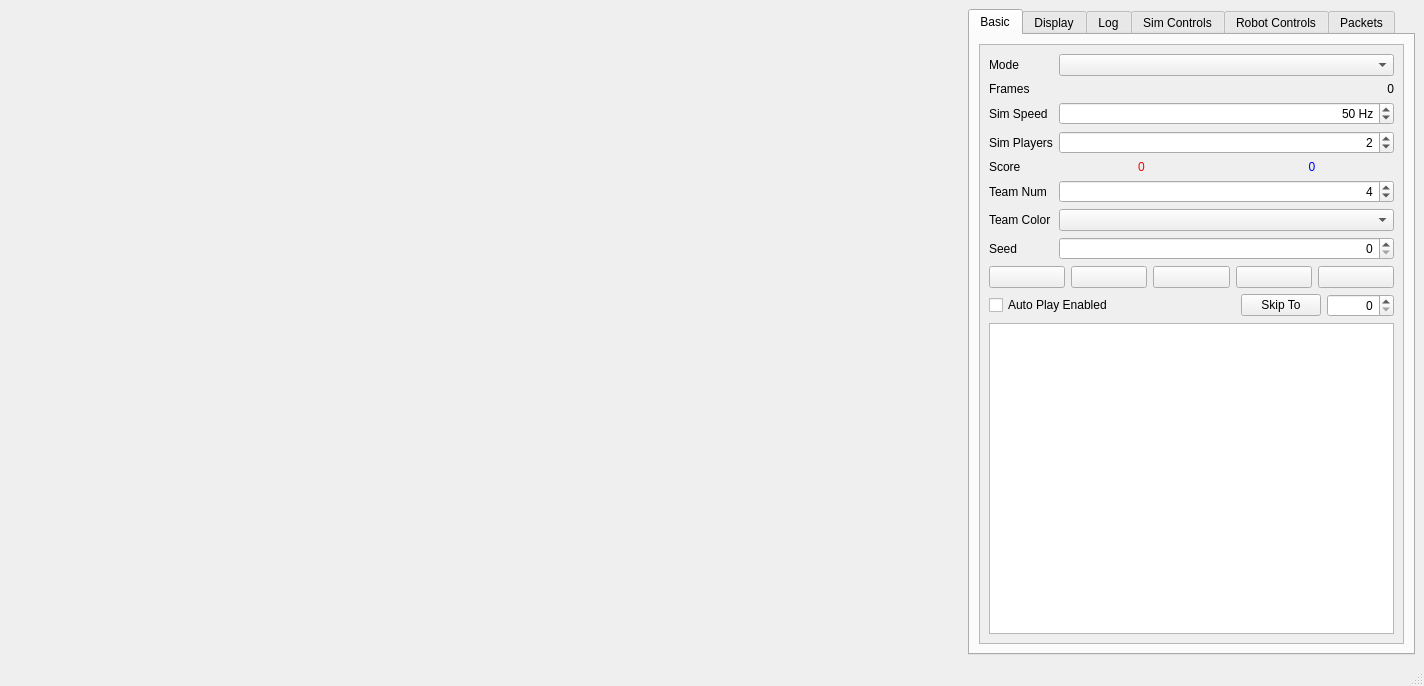
<?xml version="1.0" encoding="UTF-8"?>
<ui version="4.0">
 <class>WorldWindow</class>
 <widget class="QMainWindow" name="WorldWindow">
  <property name="geometry">
   <rect>
    <x>0</x>
    <y>0</y>
    <width>1424</width>
    <height>686</height>
   </rect>
  </property>
  <property name="windowTitle">
   <string>World Window</string>
  </property>
  <widget class="QWidget" name="centralwidget">
   <layout class="QGridLayout" name="gridLayout">
    <item row="0" column="1">
     <widget class="QTabWidget" name="tabWidget">
      <property name="sizePolicy">
       <sizepolicy hsizetype="Fixed" vsizetype="Expanding">
        <horstretch>0</horstretch>
        <verstretch>0</verstretch>
       </sizepolicy>
      </property>
      <property name="minimumSize">
       <size>
        <width>0</width>
        <height>0</height>
       </size>
      </property>
      <property name="currentIndex">
       <number>0</number>
      </property>
      <widget class="QWidget" name="tab">
       <attribute name="title">
        <string>Basic</string>
       </attribute>
       <layout class="QGridLayout" name="gridLayout_3">
        <item row="0" column="0">
         <widget class="QScrollArea" name="scrollArea">
          <property name="widgetResizable">
           <bool>true</bool>
          </property>
          <widget class="QWidget" name="scrollAreaWidgetContents">
           <property name="geometry">
            <rect>
             <x>0</x>
             <y>0</y>
             <width>423</width>
             <height>568</height>
            </rect>
           </property>
           <layout class="QGridLayout" name="gridLayout_6">
            <item row="0" column="0">
             <layout class="QFormLayout" name="formLayout">
              <property name="fieldGrowthPolicy">
               <enum>QFormLayout::AllNonFixedFieldsGrow</enum>
              </property>
              <item row="0" column="0">
               <widget class="QLabel" name="label">
                <property name="text">
                 <string>Mode</string>
                </property>
               </widget>
              </item>
              <item row="0" column="1">
               <widget class="QComboBox" name="modeBox"/>
              </item>
              <item row="1" column="0">
               <widget class="QLabel" name="label_2">
                <property name="text">
                 <string>Frames</string>
                </property>
               </widget>
              </item>
              <item row="1" column="1">
               <widget class="QLabel" name="frames">
                <property name="text">
                 <string>0</string>
                </property>
                <property name="alignment">
                 <set>Qt::AlignRight|Qt::AlignTrailing|Qt::AlignVCenter</set>
                </property>
               </widget>
              </item>
              <item row="2" column="0">
               <widget class="QLabel" name="label_3">
                <property name="text">
                 <string>Sim Speed</string>
                </property>
               </widget>
              </item>
              <item row="2" column="1">
               <widget class="QDoubleSpinBox" name="speedBox">
                <property name="alignment">
                 <set>Qt::AlignRight|Qt::AlignTrailing|Qt::AlignVCenter</set>
                </property>
                <property name="suffix">
                 <string> Hz</string>
                </property>
                <property name="decimals">
                 <number>0</number>
                </property>
                <property name="maximum">
                 <double>10000.000000000000000</double>
                </property>
                <property name="value">
                 <double>50.000000000000000</double>
                </property>
               </widget>
              </item>
              <item row="3" column="0">
               <widget class="QLabel" name="label_6">
                <property name="text">
                 <string>Sim Players</string>
                </property>
               </widget>
              </item>
              <item row="3" column="1">
               <widget class="QSpinBox" name="playersBox">
                <property name="alignment">
                 <set>Qt::AlignRight|Qt::AlignTrailing|Qt::AlignVCenter</set>
                </property>
                <property name="minimum">
                 <number>1</number>
                </property>
                <property name="maximum">
                 <number>10</number>
                </property>
                <property name="value">
                 <number>2</number>
                </property>
               </widget>
              </item>
              <item row="4" column="0">
               <widget class="QLabel" name="label_4">
                <property name="text">
                 <string>Score</string>
                </property>
               </widget>
              </item>
              <item row="4" column="1">
               <layout class="QHBoxLayout" name="horizontalLayout_2">
                <item>
                 <widget class="QLabel" name="redScore">
                  <property name="styleSheet">
                   <string notr="true">color: red;</string>
                  </property>
                  <property name="text">
                   <string>0</string>
                  </property>
                  <property name="alignment">
                   <set>Qt::AlignCenter</set>
                  </property>
                 </widget>
                </item>
                <item>
                 <widget class="QLabel" name="blueScore">
                  <property name="styleSheet">
                   <string notr="true">color: blue;</string>
                  </property>
                  <property name="text">
                   <string>0</string>
                  </property>
                  <property name="alignment">
                   <set>Qt::AlignCenter</set>
                  </property>
                 </widget>
                </item>
               </layout>
              </item>
              <item row="5" column="0">
               <widget class="QLabel" name="label_5">
                <property name="text">
                 <string>Team Num</string>
                </property>
               </widget>
              </item>
              <item row="5" column="1">
               <widget class="QSpinBox" name="teamNumberBox">
                <property name="alignment">
                 <set>Qt::AlignRight|Qt::AlignTrailing|Qt::AlignVCenter</set>
                </property>
                <property name="value">
                 <number>4</number>
                </property>
               </widget>
              </item>
              <item row="6" column="0">
               <widget class="QLabel" name="label_7">
                <property name="text">
                 <string>Team Color</string>
                </property>
               </widget>
              </item>
              <item row="6" column="1">
               <widget class="QComboBox" name="teamColorBox"/>
              </item>
              <item row="7" column="1">
               <widget class="QSpinBox" name="seedBox">
                <property name="alignment">
                 <set>Qt::AlignRight|Qt::AlignTrailing|Qt::AlignVCenter</set>
                </property>
                <property name="maximum">
                 <number>2147483647</number>
                </property>
               </widget>
              </item>
              <item row="7" column="0">
               <widget class="QLabel" name="label_8">
                <property name="text">
                 <string>Seed</string>
                </property>
               </widget>
              </item>
             </layout>
            </item>
            <item row="1" column="0">
             <layout class="QGridLayout" name="gridLayout_4">
              <item row="1" column="2">
               <widget class="QPushButton" name="pauseButton">
                <property name="text">
                 <string/>
                </property>
                <property name="icon">
                 <iconset resource="Resources.qrc">
                  <normaloff>:/images/pause.png</normaloff>:/images/pause.png</iconset>
                </property>
               </widget>
              </item>
              <item row="1" column="1">
               <widget class="QPushButton" name="restartButton">
                <property name="text">
                 <string/>
                </property>
                <property name="icon">
                 <iconset resource="Resources.qrc">
                  <normaloff>:/images/restart.png</normaloff>:/images/restart.png</iconset>
                </property>
               </widget>
              </item>
              <item row="1" column="3">
               <widget class="QPushButton" name="playButton">
                <property name="text">
                 <string/>
                </property>
                <property name="icon">
                 <iconset resource="Resources.qrc">
                  <normaloff>:/images/play.png</normaloff>:/images/play.png</iconset>
                </property>
               </widget>
              </item>
              <item row="1" column="4">
               <widget class="QPushButton" name="forwardButton">
                <property name="text">
                 <string/>
                </property>
                <property name="icon">
                 <iconset resource="Resources.qrc">
                  <normaloff>:/images/forward.png</normaloff>:/images/forward.png</iconset>
                </property>
               </widget>
              </item>
              <item row="1" column="0">
               <widget class="QPushButton" name="backButton">
                <property name="text">
                 <string/>
                </property>
                <property name="icon">
                 <iconset resource="Resources.qrc">
                  <normaloff>:/images/back.png</normaloff>:/images/back.png</iconset>
                </property>
               </widget>
              </item>
             </layout>
            </item>
            <item row="2" column="0">
             <layout class="QHBoxLayout" name="horizontalLayout">
              <item>
               <widget class="QCheckBox" name="autoplayBox">
                <property name="text">
                 <string>Auto Play Enabled</string>
                </property>
               </widget>
              </item>
              <item>
               <spacer name="horizontalSpacer">
                <property name="orientation">
                 <enum>Qt::Horizontal</enum>
                </property>
                <property name="sizeHint" stdset="0">
                 <size>
                  <width>40</width>
                  <height>20</height>
                 </size>
                </property>
               </spacer>
              </item>
              <item>
               <widget class="QPushButton" name="skipButton">
                <property name="text">
                 <string>Skip To</string>
                </property>
               </widget>
              </item>
              <item>
               <widget class="QSpinBox" name="skipBox">
                <property name="alignment">
                 <set>Qt::AlignRight|Qt::AlignTrailing|Qt::AlignVCenter</set>
                </property>
                <property name="maximum">
                 <number>100000</number>
                </property>
               </widget>
              </item>
             </layout>
            </item>
            <item row="3" column="0">
             <widget class="QTextEdit" name="simText"/>
            </item>
           </layout>
          </widget>
         </widget>
        </item>
       </layout>
      </widget>
      <widget class="QWidget" name="tab_2">
       <attribute name="title">
        <string>Display</string>
       </attribute>
       <layout class="QGridLayout" name="gridLayout_2">
        <item row="0" column="0">
         <widget class="QScrollArea" name="scrollArea_2">
          <property name="widgetResizable">
           <bool>true</bool>
          </property>
          <widget class="QWidget" name="scrollAreaWidgetContents_2">
           <property name="geometry">
            <rect>
             <x>0</x>
             <y>0</y>
             <width>98</width>
             <height>28</height>
            </rect>
           </property>
           <layout class="QGridLayout" name="gridLayout_5">
            <item row="0" column="0">
             <layout class="QVBoxLayout" name="displayOptionLayout"/>
            </item>
           </layout>
          </widget>
         </widget>
        </item>
       </layout>
      </widget>
      <widget class="QWidget" name="tab_6">
       <attribute name="title">
        <string>Log</string>
       </attribute>
       <layout class="QGridLayout" name="gridLayout_10">
        <item row="0" column="0">
         <widget class="LogWidget" name="logWidget" native="true"/>
        </item>
       </layout>
      </widget>
      <widget class="QWidget" name="tab_3">
       <attribute name="title">
        <string>Sim Controls</string>
       </attribute>
       <layout class="QGridLayout" name="gridLayout_7">
        <item row="0" column="0">
         <widget class="SimControlWidget" name="simControl" native="true"/>
        </item>
       </layout>
      </widget>
      <widget class="QWidget" name="tab_4">
       <attribute name="title">
        <string>Robot Controls</string>
       </attribute>
       <layout class="QGridLayout" name="gridLayout_8">
        <item row="0" column="0">
         <widget class="RobotControllerWidget" name="widget" native="true">
          <property name="minimumSize">
           <size>
            <width>425</width>
            <height>300</height>
           </size>
          </property>
         </widget>
        </item>
        <item row="1" column="0">
         <spacer name="verticalSpacer">
          <property name="orientation">
           <enum>Qt::Vertical</enum>
          </property>
          <property name="sizeHint" stdset="0">
           <size>
            <width>20</width>
            <height>40</height>
           </size>
          </property>
         </spacer>
        </item>
       </layout>
      </widget>
      <widget class="QWidget" name="tab_5">
       <attribute name="title">
        <string>Packets</string>
       </attribute>
       <layout class="QGridLayout" name="gridLayout_9">
        <item row="0" column="0">
         <widget class="TeamPacketWidget" name="teamPackets" native="true">
          <property name="minimumSize">
           <size>
            <width>425</width>
            <height>300</height>
           </size>
          </property>
         </widget>
        </item>
       </layout>
      </widget>
     </widget>
    </item>
    <item row="0" column="0">
     <widget class="WorldGLWidget" name="world" native="true">
      <property name="minimumSize">
       <size>
        <width>800</width>
        <height>600</height>
       </size>
      </property>
      <property name="focusPolicy">
       <enum>Qt::ClickFocus</enum>
      </property>
     </widget>
    </item>
   </layout>
  </widget>
  <widget class="QMenuBar" name="menubar">
   <property name="geometry">
    <rect>
     <x>0</x>
     <y>0</y>
     <width>1424</width>
     <height>25</height>
    </rect>
   </property>
  </widget>
  <widget class="QStatusBar" name="statusbar"/>
 </widget>
 <customwidgets>
  <customwidget>
   <class>WorldGLWidget</class>
   <extends>QWidget</extends>
   <header>WorldGLWidget.h</header>
   <container>1</container>
  </customwidget>
  <customwidget>
   <class>SimControlWidget</class>
   <extends>QWidget</extends>
   <header>SimControlWidget.h</header>
   <container>1</container>
  </customwidget>
  <customwidget>
   <class>RobotControllerWidget</class>
   <extends>QWidget</extends>
   <header>RobotControllerWidget.h</header>
   <container>1</container>
  </customwidget>
  <customwidget>
   <class>TeamPacketWidget</class>
   <extends>QWidget</extends>
   <header>TeamPacketWidget.h</header>
   <container>1</container>
  </customwidget>
  <customwidget>
   <class>LogWidget</class>
   <extends>QWidget</extends>
   <header>LogWidget.h</header>
   <container>1</container>
  </customwidget>
 </customwidgets>
 <resources>
  <include location="Resources.qrc"/>
 </resources>
 <connections/>
</ui>
